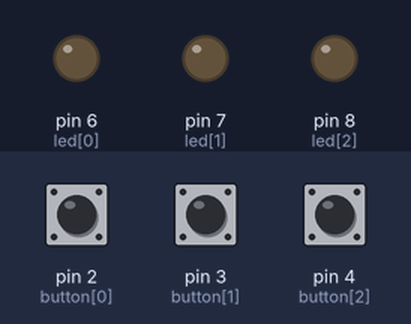
Bench run of a sketch on a simulated Arduino Uno, built with avr-gcc and run on an emulated ATmega328P. Parts: output pins drawn as LEDs (lit = HIGH). Dashed ring = blinking. Inputs (shaded band) come from the test bench; at power-on: pin 3 (button[1]) LOW, pin 2 (button[0]) LOW, pin 4 (button[2]) LOW.

Above: at 1.2 s.
1.3 s: pin 3 (button[1]) pulled HIGH for 0.15 s
At 1.7 s:
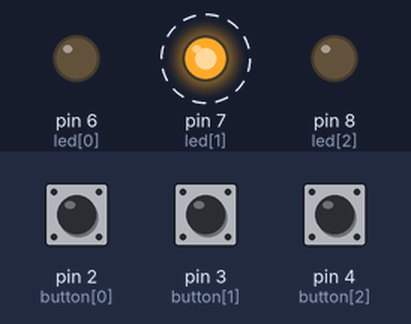
4.3 s: pin 2 (button[0]) pulled HIGH for 0.15 s
At 4.8 s:
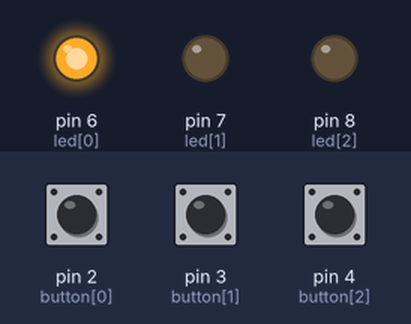
7.4 s: pin 4 (button[2]) pulled HIGH for 0.15 s
At 8.4 s:
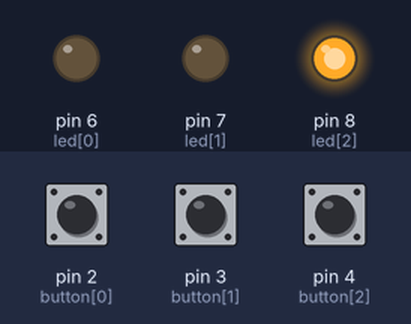
10.5 s: pin 4 (button[2]) pulled HIGH for 1 s
At 14.2 s:
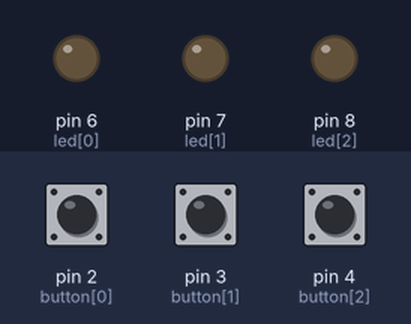
14.5 s: pin 4 (button[2]) pulled HIGH for 3.2 s
At 15.0 s:
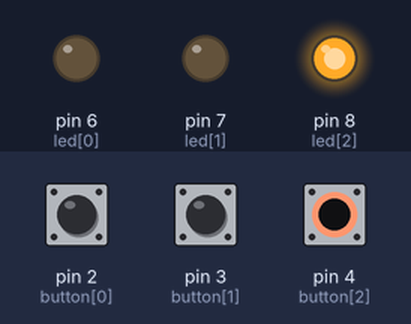
19.2 s: pin 2 (button[0]) driven HIGH and pin 4 (button[2]) driven HIGH
At 19.7 s:
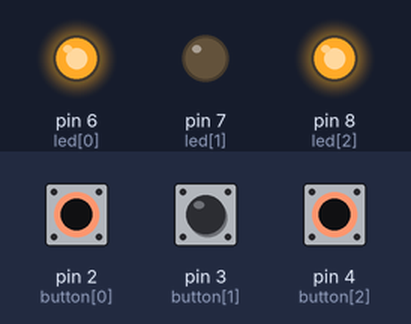
Timing chart, 0 to 23.2 s (numbered marks = the images above; inputs shaded):
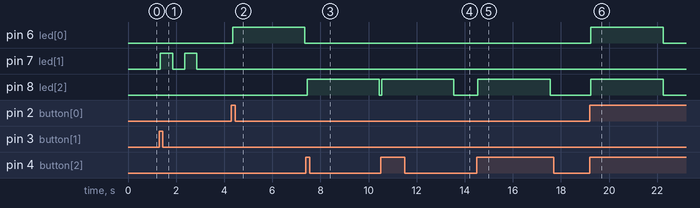

The sketch:

assignment2.ino
```cpp
int button[3] = {2, 3, 4}; //RED YELLOW GREEN
int led[3] = {6, 7, 8}; //RED YELLOW GREEN
int counter[3] = {0, 0, 0};
int reading[3];
unsigned long timer[3];
int buttonState[3] = {LOW, HIGH, HIGH}; // DOWN UP IN_UP
int lastButtonState[3] = {LOW, HIGH, HIGH}; // DOWN UP IN_UP
unsigned long lastDebounceTime[3];
unsigned long debounceDelay = 50;

void setup() {
  Serial.begin(9600);
  pinMode(led[0], OUTPUT);
  pinMode(led[1], OUTPUT);
  pinMode(led[2], OUTPUT);
  pinMode(button[0], INPUT);
  pinMode(button[1], INPUT);
  pinMode(button[2], INPUT);
}

void loop() {
  //0 1 2 RED YELLOW GREEN
  reading[0] = digitalRead(button[0]);
  reading[1] = digitalRead(button[1]);
  reading[2] = digitalRead(button[2]);

  //----------------RED CODE------------------------------
  if (reading[0] != lastButtonState[0]) {
    lastDebounceTime[0] = millis();
  }
  if (millis() - lastDebounceTime[0] > debounceDelay) {
    if (reading[0] != buttonState[0]) {
      buttonState[0] = reading[0];
      if (buttonState[0] == HIGH) {
        timer[0] = millis();
        digitalWrite(led[0], HIGH);
        ++counter[0];
      }
    }
  }
  if (buttonState[0] == HIGH && counter[0] > 1) {
    digitalWrite(led[0], LOW);
    counter[0] = 0;
  }
  if (millis() - timer[0] >= 3000 && digitalRead(led[0])) {
    digitalWrite(led[0], LOW);
    counter[0] = 0;
  }
  //----------------RED CODE------------------------------

  //----------------YELLOW CODE---------------------------
  if (reading[1] != lastButtonState[1]) {
    lastDebounceTime[1] = millis();
  }

  if (millis() - lastDebounceTime[1] > debounceDelay) {
    if (reading[1] != buttonState[1]) {
      buttonState[1] = reading[1];
      if (buttonState[1] == HIGH && digitalRead(led[0]) == LOW && digitalRead(led[2]) == LOW) {
        timer[1] = millis();
        counter[1] = millis();
        digitalWrite(led[1], HIGH);
      }
    }
  }
  if (millis() - timer[1] <= 2000 && timer[1] != 0)
  {
    if ((millis() - counter[1]) > 500)
    {
      digitalWrite(led[1], !digitalRead(led[1]));
      counter[1] = millis();
    }
  }
  else if (millis() - timer[1] > 2000 && timer[1] != 0)
  {
    digitalWrite(led[1], LOW);
    timer[1] = 0;
  }
  //----------------YELLOW CODE---------------------------

  //----------------GREEN CODE----------------------------
  if (reading[2] != lastButtonState[2]) {
    lastDebounceTime[2] = millis();
  }
  if (millis() - lastDebounceTime[2] > debounceDelay) {
    if (reading[2] != buttonState[2]) {
      buttonState[2] = reading[2];
      if (buttonState[2] == HIGH && digitalRead(led[0]) == LOW) {
        timer[2] = millis();
        digitalWrite(led[2], HIGH);
        ++counter[2];
      }
    }
  }
  if (buttonState[2] == HIGH && counter[2] > 1) {
    digitalWrite(led[2], LOW);
    counter[2] = 0;
  }
  if (millis() - timer[2] >= 3000 && digitalRead(led[2])) {
    digitalWrite(led[2], LOW);
    counter[2] = 0;
  }
  //----------------GREEN CODE----------------------------

  lastButtonState[0] = reading[0];
  lastButtonState[1] = reading[1];
  lastButtonState[2] = reading[2];
}
```

Measured:
- after the input at 1.3 s, pin 7 (led[1]): alternates HIGH for 0.50 s and LOW for 0.50 s, 4 changes in all, then stays LOW, starting after 0.05 s
- after the input at 4.3 s, pin 6 (led[0]): LOW → HIGH after 0.05 s, → LOW 3.0 s later
- after the input at 7.4 s, pin 8 (led[2]): LOW → HIGH after 0.05 s, → LOW 3.0 s later
- after the input at 10.5 s, pin 8 (led[2]): LOW → HIGH after 0.05 s, → LOW 3.0 s later
- after the input at 14.5 s, pin 8 (led[2]): LOW → HIGH after 0.05 s, → LOW 3.0 s later
- after the input at 19.2 s, pin 6 (led[0]), pin 8 (led[2]): LOW → HIGH after 0.05 s, → LOW 3.0 s later
